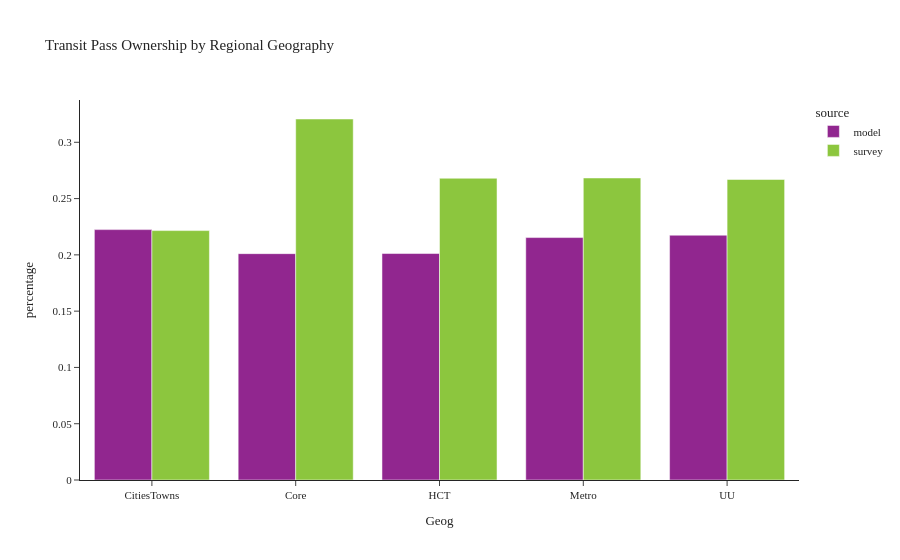

Write notebook code for a chart like this one.
### Code cell
plot_transit_pass(person, 'rg_proposed', 'Regional Geography', 'Geog')

### Figure 1 — Plotly figure (JSON) as saved in the notebook; plotly's stock layout.template omitted (floating-point values rounded to 4 significant figures)
{"data": [{"alignmentgroup": "True", "customdata": [[102421], [201671], [255143], [290027], [95823]], "hovertemplate": "source=model<br>rg_proposed=%{x}<br>percentage=%{y}<br>sample count=%{customdata[0]}<extra></extra>", "legendgroup": "model", "marker": {"color": "#91268F", "pattern": {"shape": ""}}, "name": "model", "offsetgroup": "model", "orientation": "v", "showlegend": true, "textposition": "auto", "type": "bar", "x": ["CitiesTowns", "Core", "HCT", "Metro", "UU"], "xaxis": "x", "y": [0.2224, 0.2011, 0.2012, 0.2154, 0.2175], "yaxis": "y"}, {"alignmentgroup": "True", "customdata": [[189], [365], [323], [490], [47]], "hovertemplate": "source=survey<br>rg_proposed=%{x}<br>percentage=%{y}<br>sample count=%{customdata[0]}<extra></extra>", "legendgroup": "survey", "marker": {"color": "#8CC63E", "pattern": {"shape": ""}}, "name": "survey", "offsetgroup": "survey", "orientation": "v", "showlegend": true, "textposition": "auto", "type": "bar", "x": ["CitiesTowns", "Core", "HCT", "Metro", "UU"], "xaxis": "x", "y": [0.2216, 0.3207, 0.2681, 0.2683, 0.267], "yaxis": "y"}], "layout": {"barmode": "group", "legend": {"title": {"text": "source"}, "tracegroupgap": 0}, "title": {"text": "Transit Pass Ownership by Regional Geography"}, "xaxis": {"anchor": "y", "domain": [0.0, 1.0], "title": {"text": "Geog"}}, "yaxis": {"anchor": "x", "domain": [0.0, 1.0], "title": {"text": "percentage"}}}}
